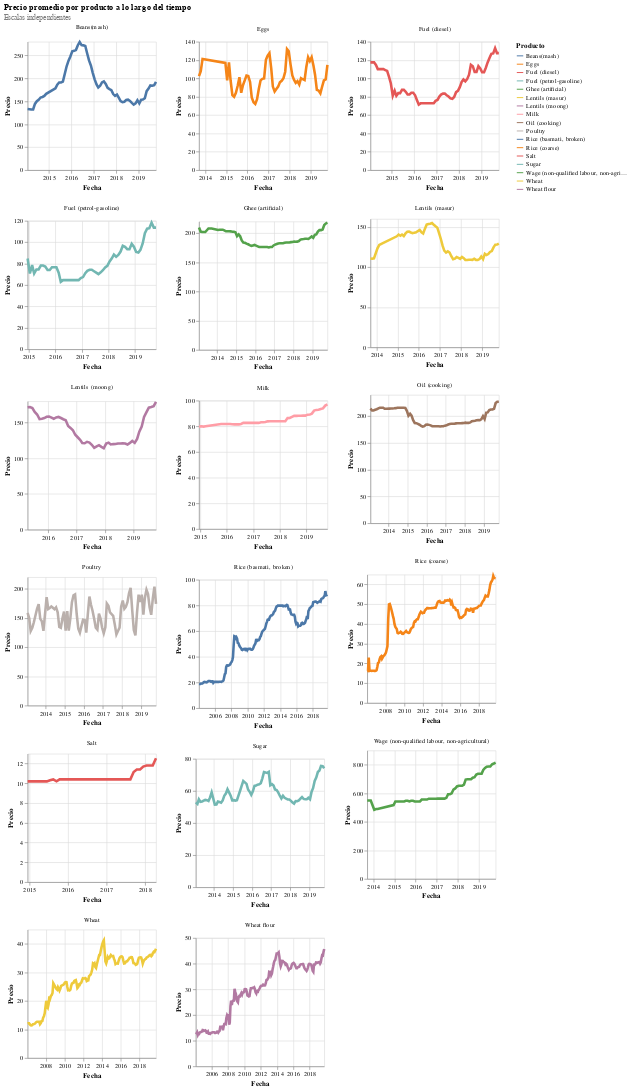

The notebook cell saved with this chart:
### Code cell
# Gráfica por producto
plot.properties(width=200, height=200).facet(alt.Facet('producto:N', title=None),
            columns=3
    ).resolve_axis(
        x='independent',
        y='independent'
    ).resolve_scale(
        x='independent', 
        y='independent'
).properties(title={
      "text": ["Precio promedio por producto a lo largo del tiempo"], 
      "subtitle": ["Escalas independientes"],
      "color": "black",
      "subtitleColor": "grey"}
    )

### Figure 1 — Vega-Lite specification as saved in the notebook (floating-point values rounded to 4 significant figures; data arrays with more than 128 entries replaced by an {"elided": "..."} marker saying what was removed)
{"$schema": "https://vega.github.io/schema/vega-lite/v5.20.1.json", "columns": 3, "config": {"view": {"continuousHeight": 300, "continuousWidth": 300}}, "data": {"name": "data-acf54dc842c162f0f60fa8b224e03042"}, "datasets": {"data-acf54dc842c162f0f60fa8b224e03042": {"elided": "1565 records"}}, "facet": {"field": "producto", "title": null, "type": "nominal"}, "resolve": {"axis": {"x": "independent", "y": "independent"}, "scale": {"x": "independent", "y": "independent"}}, "spec": {"encoding": {"color": {"field": "producto", "title": "Producto", "type": "nominal"}, "tooltip": [{"field": "producto", "type": "nominal"}, {"field": "price", "type": "quantitative"}], "x": {"field": "date", "title": "Fecha", "type": "temporal"}, "y": {"field": "price", "title": "Precio", "type": "quantitative"}}, "height": 200, "mark": {"size": 4, "type": "line"}, "title": "Precio promedio de productos a lo largo del tiempo", "width": 200}, "title": {"color": "black", "subtitle": ["Escalas independientes"], "subtitleColor": "grey", "text": ["Precio promedio por producto a lo largo del tiempo"]}}
